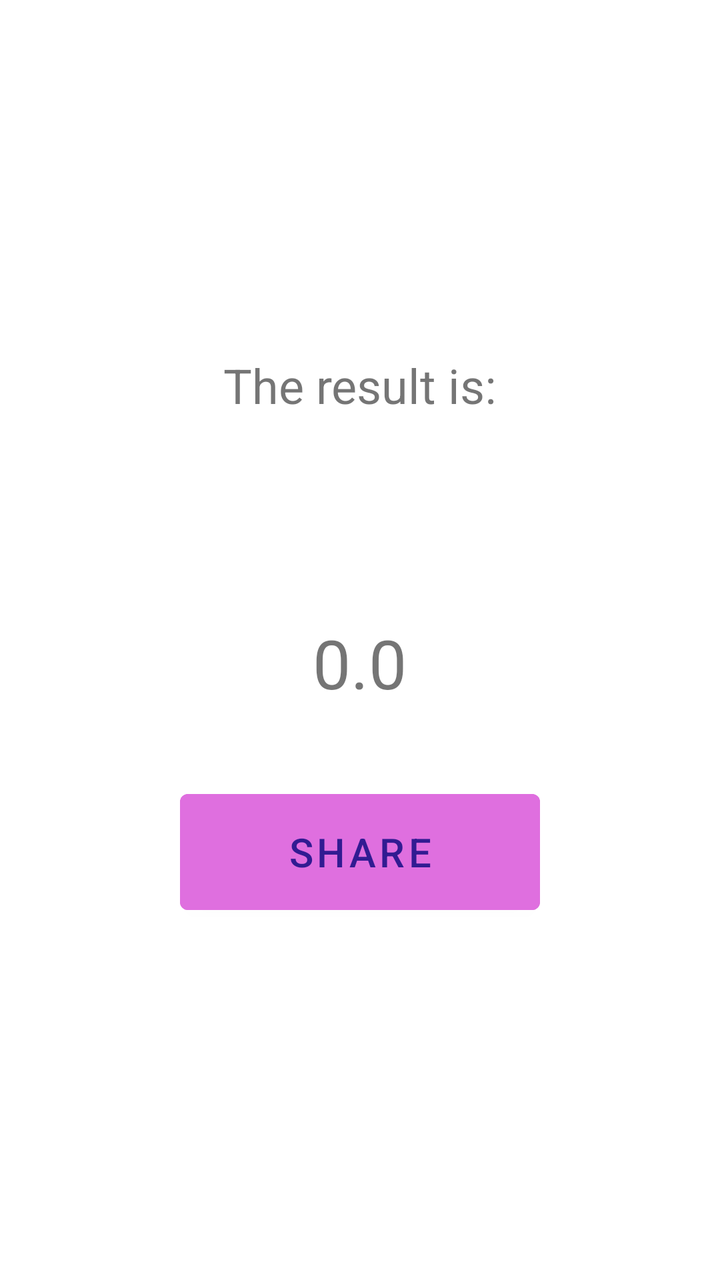
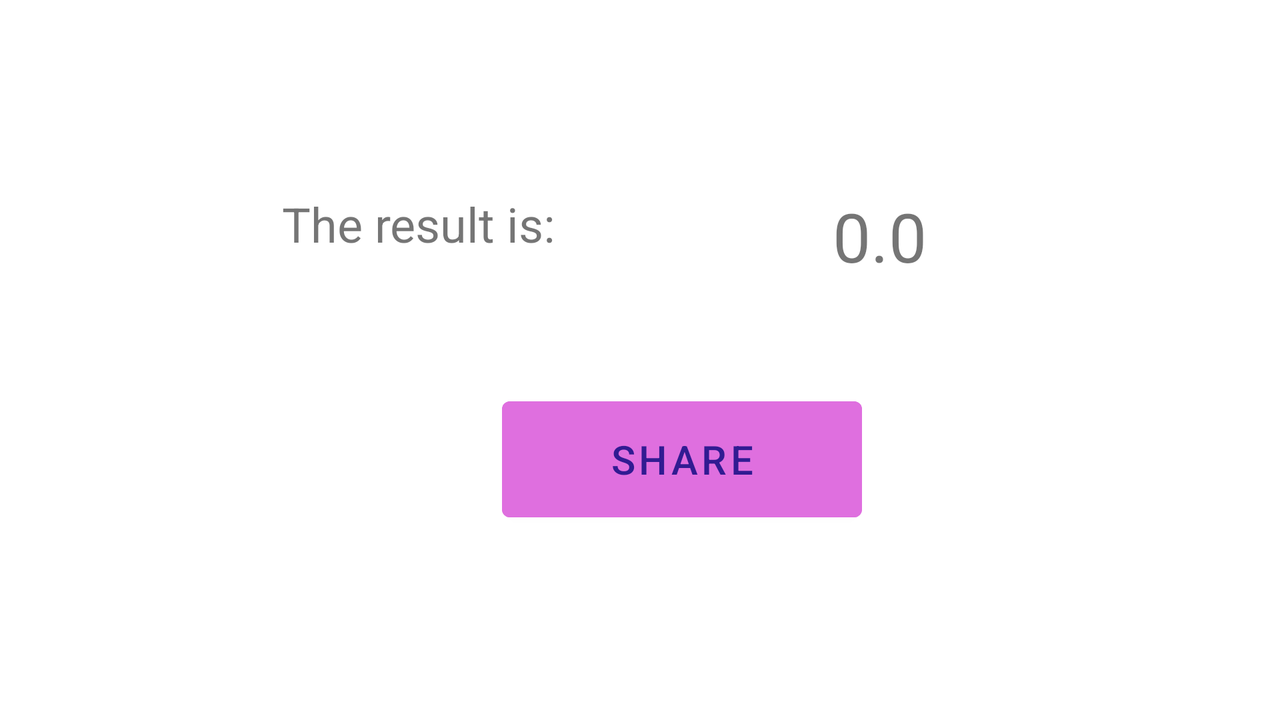

Two renders of one Android screen. The first uses the default layout on a phone; the second uses the alternative layout the repository ships for a different screen configuration, on a matching device. The two XML files are below.
<!-- AndroidManifest.xml: application theme Theme.Actividad1 -->
<!-- res/layout/activity_main2.xml -->
<?xml version="1.0" encoding="utf-8"?>
<androidx.constraintlayout.widget.ConstraintLayout xmlns:android="http://schemas.android.com/apk/res/android"
    xmlns:app="http://schemas.android.com/apk/res-auto"
    xmlns:tools="http://schemas.android.com/tools"
    android:layout_width="match_parent"
    android:layout_height="match_parent"
    tools:context=".MainActivity2">

    <TextView
        android:id="@+id/textView"
        android:layout_width="276dp"
        android:layout_height="wrap_content"
        android:layout_centerHorizontal="true"
        android:text="@string/result"
        android:textAlignment="center"
        android:textSize="24sp"
        app:layout_constraintBottom_toBottomOf="parent"
        app:layout_constraintEnd_toEndOf="parent"
        app:layout_constraintHorizontal_bias="0.498"
        app:layout_constraintStart_toStartOf="parent"
        app:layout_constraintTop_toTopOf="parent"
        app:layout_constraintVertical_bias="0.29" />

    <TextView
        android:id="@+id/textViewResultado"
        android:layout_width="200dp"
        android:layout_height="82dp"
        android:layout_centerHorizontal="true"
        android:layout_marginTop="100dp"
        android:text="0.0"
        android:textAlignment="center"
        android:textSize="34sp"
        app:layout_constraintEnd_toEndOf="parent"
        app:layout_constraintHorizontal_bias="0.498"
        app:layout_constraintStart_toStartOf="parent"
        app:layout_constraintTop_toBottomOf="@+id/textView" />

    <Button
        android:id="@+id/buttonCompartir"
        android:layout_width="180dp"
        android:layout_height="70dp"
        android:backgroundTint="#DF6FDF"
        android:text="@string/share"
        android:textColor="#311B92"
        android:textSize="20sp"
        app:layout_constraintBottom_toBottomOf="parent"
        app:layout_constraintEnd_toEndOf="parent"
        app:layout_constraintStart_toStartOf="parent"
        app:layout_constraintTop_toTopOf="parent"
        app:layout_constraintVertical_bias="0.686" />

</androidx.constraintlayout.widget.ConstraintLayout>
<!-- resources referenced by this layout -->
<resources>
  <string name="result">The result is:</string>
  <string name="share">Share</string>
  <style name="Theme.Actividad1" parent="Theme.MaterialComponents.DayNight.DarkActionBar">
          
          <item name="colorPrimary">@color/purple_200</item>
          <item name="colorPrimaryVariant">@color/purple_700</item>
          <item name="colorOnPrimary">@color/white</item>
          
          <item name="colorSecondary">@color/teal_200</item>
          <item name="colorSecondaryVariant">@color/teal_700</item>
          <item name="colorOnSecondary">@color/black</item>
          
          <item name="android:statusBarColor">?attr/colorPrimaryVariant</item>
          
      </style>
</resources>
<!-- res/layout-land/activity_main2.xml (the repository's variant of the layout above) -->
<!-- drawn on the phone turned sideways -->
<?xml version="1.0" encoding="utf-8"?>
<androidx.constraintlayout.widget.ConstraintLayout xmlns:android="http://schemas.android.com/apk/res/android"
    xmlns:app="http://schemas.android.com/apk/res-auto"
    xmlns:tools="http://schemas.android.com/tools"
    android:layout_width="match_parent"
    android:layout_height="match_parent"
    tools:context=".MainActivity2">

    <TextView
        android:id="@+id/textView"
        android:layout_width="271dp"
        android:layout_height="75dp"
        android:layout_centerHorizontal="true"
        android:text="@string/result"
        android:textAlignment="center"
        android:textSize="24sp"
        app:layout_constraintBottom_toBottomOf="parent"
        app:layout_constraintEnd_toEndOf="parent"
        app:layout_constraintHorizontal_bias="0.2"
        app:layout_constraintStart_toStartOf="parent"
        app:layout_constraintTop_toTopOf="parent"
        app:layout_constraintVertical_bias="0.336" />

    <TextView
        android:id="@+id/textViewResultado"
        android:layout_width="200dp"
        android:layout_height="82dp"
        android:layout_centerHorizontal="true"
        android:text="0.0"
        android:textAlignment="center"
        android:textSize="34sp"
        app:layout_constraintBottom_toBottomOf="parent"
        app:layout_constraintEnd_toEndOf="parent"
        app:layout_constraintHorizontal_bias="0.772"
        app:layout_constraintStart_toStartOf="parent"
        app:layout_constraintTop_toTopOf="parent"
        app:layout_constraintVertical_bias="0.343" />

    <Button
        android:id="@+id/buttonCompartir"
        android:layout_width="180dp"
        android:layout_height="70dp"
        android:backgroundTint="#DF6FDF"
        android:text="@string/share"
        android:textColor="#311B92"
        android:textSize="20sp"
        app:layout_constraintBottom_toBottomOf="parent"
        app:layout_constraintEnd_toEndOf="parent"
        app:layout_constraintHorizontal_bias="0.546"
        app:layout_constraintStart_toStartOf="parent"
        app:layout_constraintTop_toTopOf="parent"
        app:layout_constraintVertical_bias="0.671" />

</androidx.constraintlayout.widget.ConstraintLayout>
